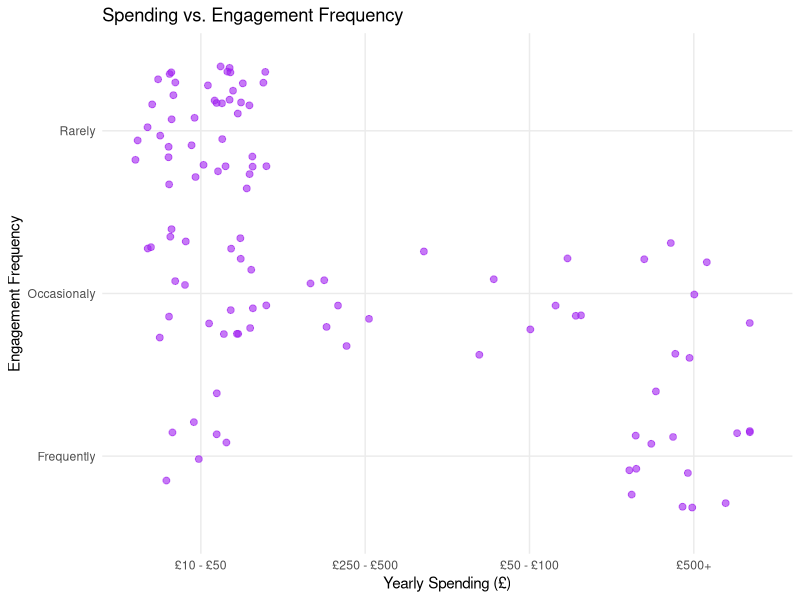
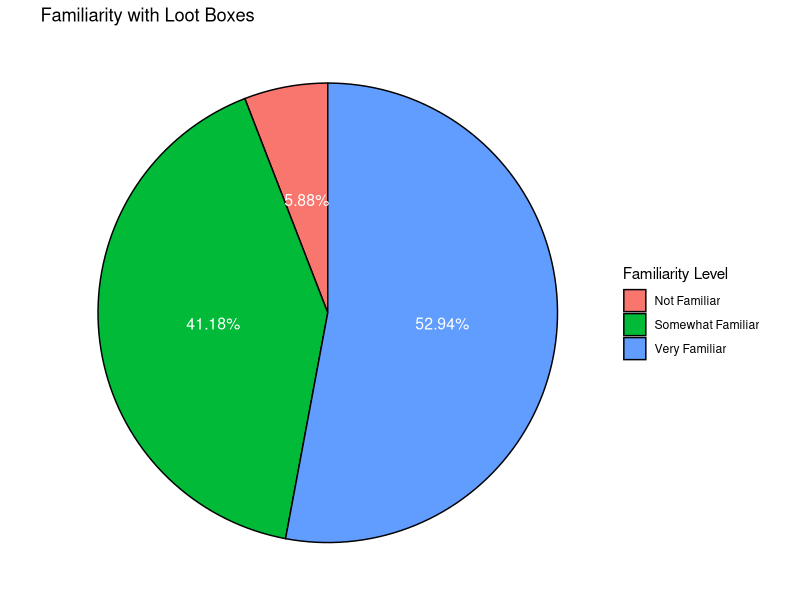
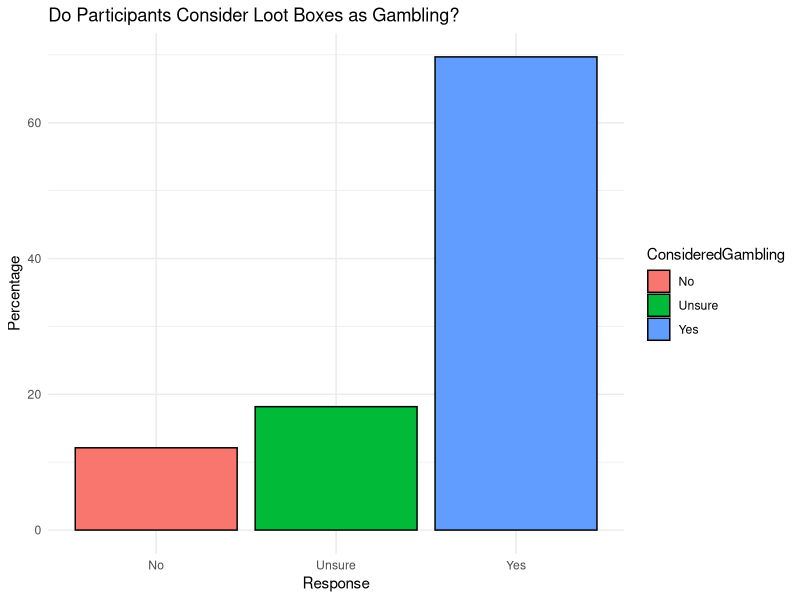
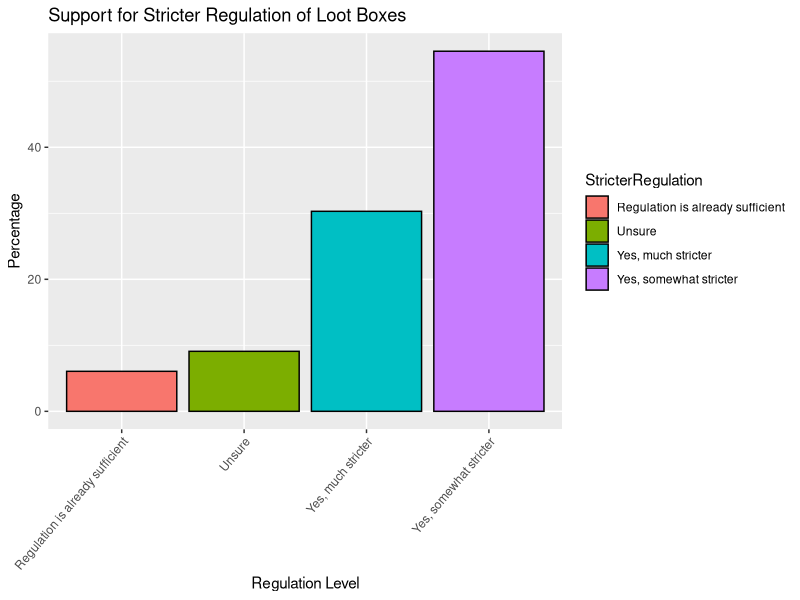
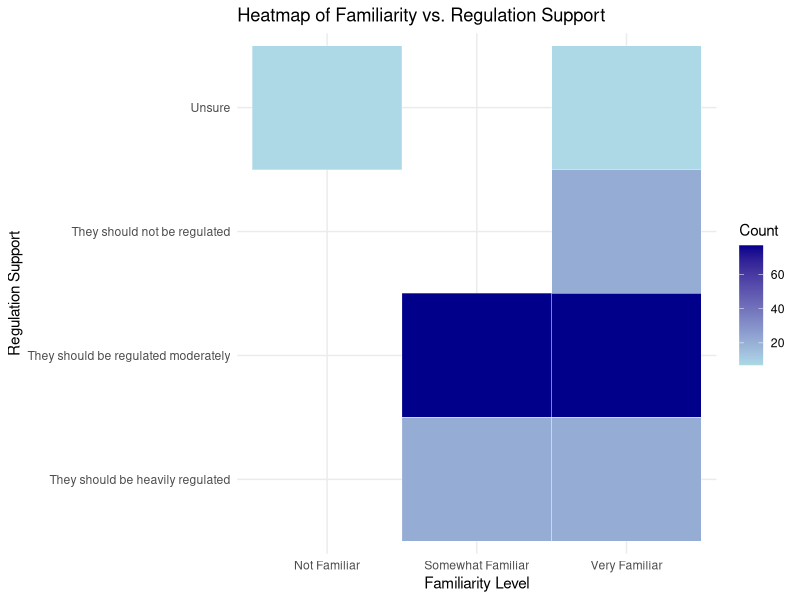

Here is the R script that generated these plots, in order:
## ---- chunk 1
knitr::opts_chunk$set(echo = TRUE)
## ---- chunk 2
# Load required libraries
library(dplyr)
library(ggplot2)
library(tidyverse)
## ---- chunk 3
# Load the dataset
data <- read.csv("Survey_Results.csv")

# Rename columns for better readability
colnames(data) <- c(
  "Agreement", "Familiarity", "PurchasedLootBox", "EngagementFrequency",
  "YearlySpending", "NegativeFinancialImpact", "PurchaseFactors", 
  "OtherFactors", "ImpactOnExperience", "PressureToPurchase", 
  "AddictiveBehavior", "ConsideredGambling", "RegulationSupport", 
  "AgeRestrictionsAwareness", "AgeLimitSupport", "OddsDisclosure", 
  "StricterRegulation", "ObservedGamblingProblems"
)
## ---- chunk 4
# Handle missing values and standardize responses
data <- data %>%
   mutate(across(where(is.character), ~ifelse(. == "" | . == " ", "No Response", .))) %>%
  mutate(across(where(is.character), ~replace_na(., "No Response")))

#Remove rows for participants who did not agree
data <- data[data$Agreement != "Do not Agree",]

## ---- chunk 5
# Scatter plot for spending vs. frequency

#Filter out people who haven't spent any money
filtered_data = data %>% 
  filter(YearlySpending != "Have not spent any money")

ggplot(filtered_data, aes(x = YearlySpending, y = EngagementFrequency)) +
  geom_jitter(color = "purple", size = 2, alpha = 0.6) +
  labs(title = "Spending vs. Engagement Frequency",
       x = "Yearly Spending (\u00A3)",
       y = "Engagement Frequency") +
  theme_minimal()


## ---- chunk 6
# Pie chart for familiarity levels
familiarity_dist <- data %>%
  group_by(Familiarity) %>%
  summarise(Count = n()) %>%
  mutate(Percentage = round((Count / sum(Count)) * 100, 2))

ggplot(familiarity_dist, aes(x = "", y = Percentage, fill = Familiarity)) +
  geom_bar(stat = "identity", width = 1, color = "black") +
  coord_polar("y") +
  labs(title = "Familiarity with Loot Boxes",
       fill = "Familiarity Level") +
  geom_text(aes(label = paste0(Percentage, "%")),            # Add percentage labels
            position = position_stack(vjust = 0.5),          # Center labels in slices
            size = 4, color = "white")+ 
  theme_void()

## ---- chunk 7
# filtering and sorting the data
gambling_opinion <- data %>%
  filter(ConsideredGambling != "No Response") %>%
  group_by(ConsideredGambling) %>%
  summarise(Count = n()) %>%
  mutate(Percentage = round((Count / sum(Count)) * 100, 2))


#Visualize perception of gambling
ggplot(gambling_opinion, aes(x = ConsideredGambling, y = Percentage, fill = ConsideredGambling)) +
  geom_bar(stat = "identity", color = "black") +
  labs(title = "Do Participants Consider Loot Boxes as Gambling?",
       x = "Response",
       y = "Percentage") +
  theme_minimal()
## ---- chunk 8
#filter and group the data while also changing a column entry so it fits in the chart
regulation_support <- data %>%
  filter(StricterRegulation != "No Response") %>%
  group_by(StricterRegulation) %>%
  summarise(Count = n()) %>%
  mutate(Percentage = round((Count / sum(Count)) * 100, 2)) %>% 
  mutate(StricterRegulation = gsub("No, the current level of regulation is sufficient", "Regulation is already sufficient", StricterRegulation)) 


# Visualize regulation support
ggplot(regulation_support, aes(x = StricterRegulation, y = Percentage, fill = StricterRegulation)) +
  geom_bar(stat = "identity", color = "black") +
  labs(title = "Support for Stricter Regulation of Loot Boxes",
       x = "Regulation Level",
       y = "Percentage") +
  theme(axis.text.x = element_text(angle =50, vjust = 1, hjust=1))
## ---- chunk 9
# filtering and grouping the data before visualization
heatmap_data <- data %>%
  filter(Familiarity != "No Response", RegulationSupport != "No Response") %>%
  group_by(Familiarity, RegulationSupport) %>%
  summarise(Count = n())

#visualizing filtered data
ggplot(heatmap_data, aes(x = Familiarity, y = RegulationSupport, fill = Count)) +
  geom_tile(color = "white") +
  scale_fill_gradient(low = "lightblue", high = "darkblue") +
  labs(title = "Heatmap of Familiarity vs. Regulation Support",
       x = "Familiarity Level",
       y = "Regulation Support",
       fill = "Count") +
  theme_minimal()


